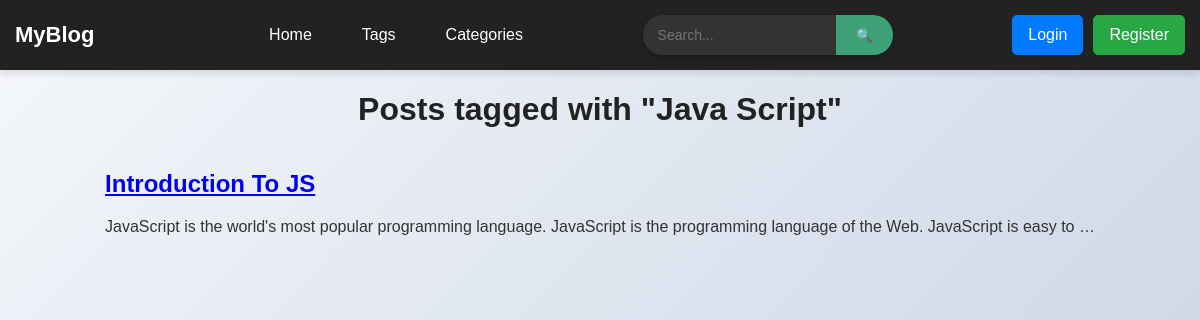
/tags/19, run on the app's committed database.
### posts/models.py (models this page shows, shortened)
class Tag(models.Model):
    name = models.CharField(max_length=50)

class Post(models.Model):
    post_title = models.CharField(max_length=60)
    post_content = models.TextField()
    publish_date = models.DateField(auto_now=True)
    tags = models.ManyToManyField(Tag)
    post_image = models.ImageField(upload_to='post', default='post/1.png')

### posts/views.py (the view)
# urls.py: path('tags/<int:id>', views.tag, name='tag'),
def tag(request, id):
    tag = get_object_or_404(Tag, id=id)
    posts = tag.post_set.all()
    return render(request, 'tag.html', {"tag": tag, "posts": posts})

### posts/context_processors.py (called while the page is built)
def categories(request):
    category = ['Programming', 'food', 'travel']
    return({'category':category})

### posts/templates/tag.html
{% extends 'base.html' %}
{% block body %}
    <h1>Posts tagged with "{{ tag.name }}"</h1>
    {% for post in posts %}
        <div class="post">
            <h2><a href="{% url 'post' post.id %}">{{ post.post_title }}</a></h2>
            <p>{{ post.post_content|truncatewords:20 }}</p>
        </div>
    {% empty %}
        <p>No posts found with this tag.</p>
    {% endfor %}
{% endblock body %}

### static/style.css (style rules this page uses)
body { font-family: 'Arial', sans-serif; background: linear-gradient(135deg, #f5f7fa, #c3cfe2); color: #333; display: flex; flex-direction: column; align-items: center; min-height: 100vh; margin: 0; padding: 0; }
h1, h2 { color: #222; }

### data on the page
Tag: name "Java Script"
Post: post_title "Introduction To JS", post_content "JavaScript is the world's most popular programming language. JavaScript is the programming language of the Web. JavaScript is easy to …"
